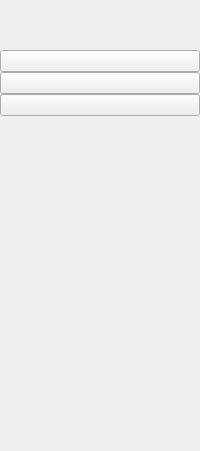
     <widget class="QWidget" name="icon_only_widget" native="true">
      <layout class="QVBoxLayout" name="verticalLayout_4">
       <property name="spacing">
        <number>0</number>
       </property>
       <property name="leftMargin">
        <number>0</number>
       </property>
       <property name="topMargin">
        <number>0</number>
       </property>
       <property name="rightMargin">
        <number>0</number>
       </property>
       <property name="bottomMargin">
        <number>0</number>
       </property>
       <item>
        <layout class="QHBoxLayout" name="horizontalLayout_3">
         <item>
          <widget class="QLabel" name="logo_label">
           <property name="minimumSize">
            <size>
             <width>50</width>
             <height>50</height>
            </size>
           </property>
           <property name="maximumSize">
            <size>
             <width>50</width>
             <height>50</height>
            </size>
           </property>
           <property name="text">
            <string/>
           </property>
           <property name="pixmap">
            <pixmap resource="resource2.qrc">:/icon/icon/sedan-white.png</pixmap>
           </property>
           <property name="scaledContents">
            <bool>true</bool>
           </property>
           <property name="alignment">
            <set>Qt::AlignCenter</set>
           </property>
          </widget>
         </item>
        </layout>
       </item>
       <item>
        <layout class="QVBoxLayout" name="verticalLayout_2">
         <property name="spacing">
          <number>0</number>
         </property>
         <item>
          <widget class="QPushButton" name="icon_accept_btn">
           <property name="text">
            <string/>
           </property>
           <property name="icon">
            <iconset resource="resource2.qrc">
             <normaloff>:/icon/icon/icons8-accept-96 (1).png</normaloff>:/icon/icon/icons8-accept-96 (1).png</iconset>
           </property>
           <property name="iconSize">
            <size>
             <width>35</width>
             <height>35</height>
            </size>
           </property>
           <property name="checkable">
            <bool>true</bool>
           </property>
           <property name="autoExclusive">
            <bool>true</bool>
           </property>
          </widget>
         </item>
         <item>
          <widget class="QPushButton" name="icon_edit_btn">
           <property name="text">
            <string/>
           </property>
           <property name="icon">
            <iconset resource="resource2.qrc">
             <normaloff>:/icon/icon/edit-white.png</normaloff>:/icon/icon/edit-white.png</iconset>
           </property>
           <property name="iconSize">
            <size>
             <width>35</width>
             <height>35</height>
            </size>
           </property>
           <property name="checkable">
            <bool>true</bool>
           </property>
           <property name="autoExclusive">
            <bool>true</bool>
           </property>
          </widget>
         </item>
         <item>
          <widget class="QPushButton" name="icon_monitor_btn">
           <property name="text">
            <string/>
           </property>
           <property name="icon">
            <iconset resource="resource2.qrc">
             <normaloff>:/icon/icon/icons8-monitor-96 (1).png</normaloff>:/icon/icon/icons8-monitor-96 (1).png</iconset>
           </property>
           <property name="iconSize">
            <size>
             <width>35</width>
             <height>35</height>
            </size>
           </property>
           <property name="checkable">
            <bool>true</bool>
           </property>
           <property name="autoExclusive">
            <bool>true</bool>
           </property>
          </widget>
         </item>
        </layout>
       </item>
       <item>
        <spacer name="verticalSpacer">
         <property name="orientation">
          <enum>Qt::Vertical</enum>
         </property>
         <property name="sizeHint" stdset="0">
          <size>
           <width>20</width>
           <height>335</height>
          </size>
         </property>
        </spacer>
       </item>
      </layout>
     </widget>
